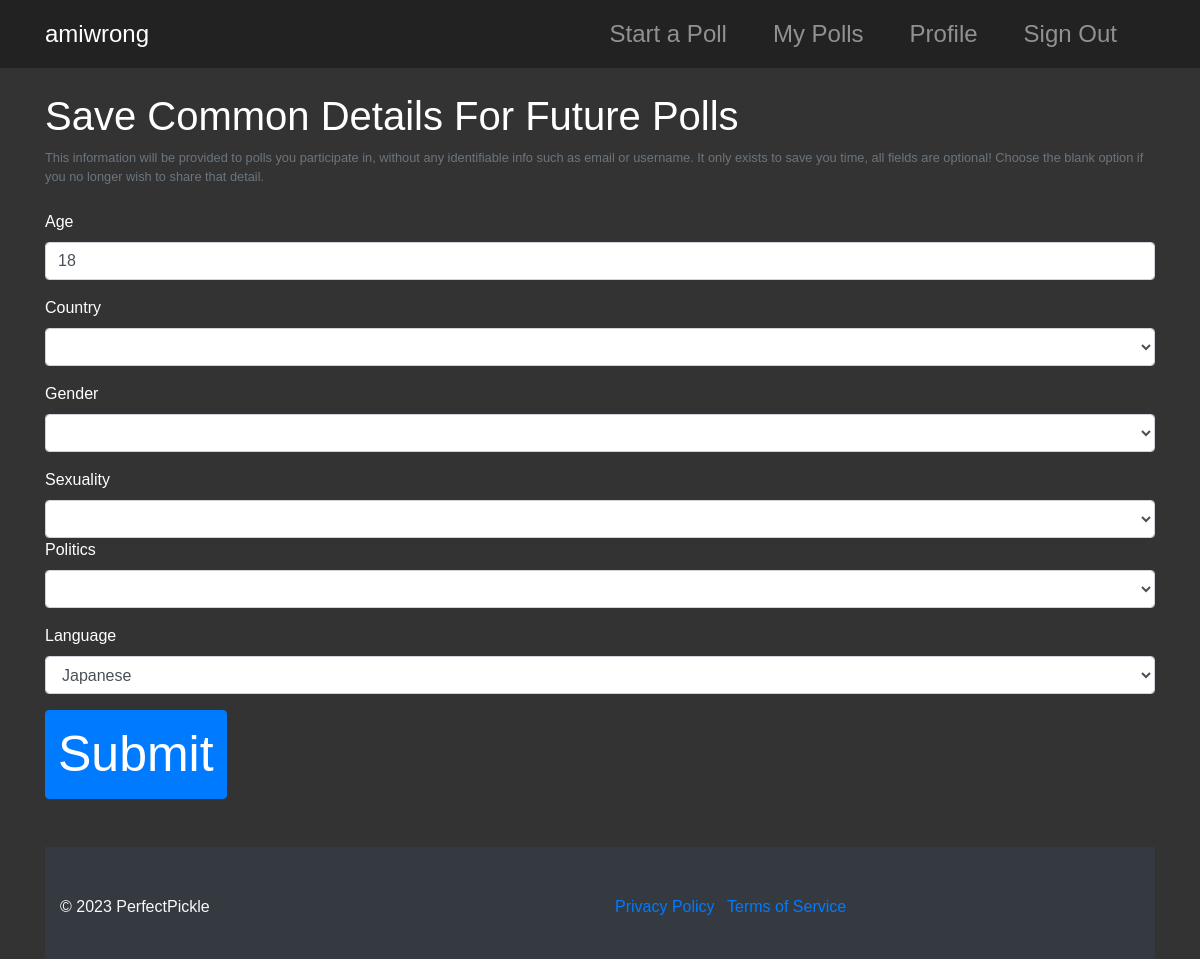
The page /profile (signed in) on the database as committed earlier.
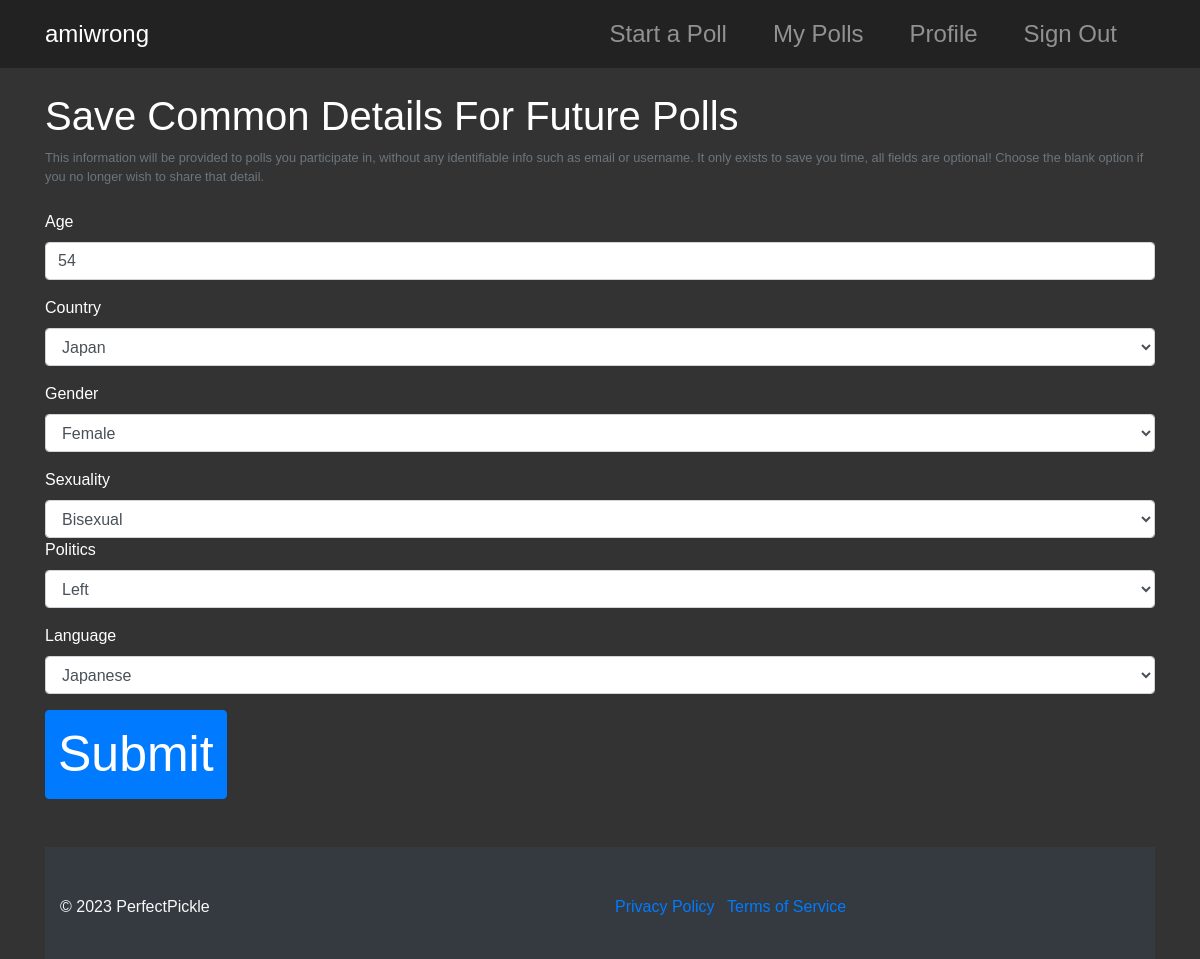
The same page on the database as committed later.
### tables this page shows
CREATE TABLE profiles ( 
    id INTEGER PRIMARY KEY AUTOINCREMENT NOT NULL, 
    creation_date DATETIME NOT NULL DEFAULT CURRENT_TIMESTAMP, 
    user_id INT NOT NULL, 
    age INT, 
    country TEXT,
    race TEXT,
    gender TEXT,
    sexuality TEXT, 
    politics TEXT, 
    language TEXT, 
    FOREIGN KEY (user_id) REFERENCES users(id)
    );

### app.py (the view)
@app.route("/profile", methods=["GET", "POST"])
@login_required
def profile():
    if request.method == "POST":
        age = str(request.form.get("age"))
        try:
            age = int(age)
        except:
            age = None
        if age is not None and age not in range(1, 120):
            flash("Invalid age.")
            return redirect("/profile")
        elif age is None:
            age = "NULL"
        country = str(request.form.get("country"))
        if country not in countries:
            flash("Invalid country.")
            return redirect("/profile")
        if country == "":
            country = "NULL"
        gender = str(request.form.get("gender"))
        if gender not in gender_options:
            flash("No such gender option.")
            return redirect("/profile")
        if gender == "":
            gender = "NULL"
        sexuality = str(request.form.get("sexuality"))
        if sexuality not in sexualities:
            flash("No such sexuality option.")
            return redirect("/profile")
        if sexuality == "":
            sexuality = "NULL"
        politics = str(request.form.get("politics"))
        if politics not in politics_options:
            flash("No such politics option.")
            return redirect("/profile")
        if politics == "":
            politics = "NULL"
        native_language = str(request.form.get("language"))
        if native_language not in languages:
            flash("No such language option.")
            return redirect("/profile")
        if native_language == "":
            native_language = "NULL"
        connection = sqlite3.connect("amiwrong.db")
        cursor = connection.cursor()
        cursor.execute("UPDATE profiles SET age = ?, country = ?, gender = ?, sexuality = ?, politics = ?, language = ? WHERE user_id = ?", (age, country, gender, sexuality, politics, native_language, session["user_id"]))
        connection.commit()
        cursor.close()
        connection.close()
        print("Saved changes to profile")
        return redirect("/profile")
    else:
        connection = sqlite3.connect("amiwrong.db")
        connection.row_factory = sqlite3.Row
        cursor = connection.cursor()
        cursor.execute("SELECT * FROM profiles WHERE user_id = ?", (session["user_id"],))
        row = cursor.fetchone()
        if row:
            age = row['age']
            country = row['country']
            gender = row['gender']
            sexuality = row['sexuality']
            politics = row['politics']
            language = row['language']
        cursor.close()
        connection.close()
        return render_template("profile.html", age=age, country=country, countries=countries, gender=gender, gender_options=gender_options, sexuality=sexuality, sexualities=sexualities, politics=politics, politics_options=politics_options, language=language, languages=languages)

### app.py (called while the page is built)
@app.after_request
def after_request(response):
    response.headers["Cache-Control"] = "no-cache, no-store, must-revalidate, max-age=0"
    response.headers["Expires"] = 0
    response.headers["Pragma"] = "no-cache"
    return response

def login_required(f):
    @wraps(f)
    def decorated_function(*args, **kwargs):
        if session.get("user_id") is None:
            return redirect("/login")
        return f(*args, **kwargs)
    return decorated_function

### templates/profile.html (shortened to what this page needs)
{% extends "layout.html" %} {% block title %} My Profile {% endblock %} {% block
main %}
<h1>Save Common Details For Future Polls</h1>
<small class="form-text text-muted"
  >This information will be provided to polls you participate in, without any
  identifiable info such as email or username. It only exists to save you time,
  all fields are optional! Choose the blank option if you no longer wish to
  share that detail.</small
>
<br />
<form action="/profile" method="post">
  <div class="form-group">
    <label for="age">Age</label>
    <input
      type="text"
      class="form-control"
      id="age"
      name="age"
      placeholder="Your age in years"
      value="{{ age }}"
    />
  </div>
  <div class="form-group">
    <label for="country">Country</label>
    <select class="form-control" id="country" name="country">
      {% for c in countries %}
        <option value="{{ c }}" {% if country == c %}selected{% endif %}>{{ c }}</option>
      {% endfor %}
    </select>
  </div>
  <div class="form-group">
    <label for="gender">Gender</label>
    <select class="form-control" id="gender" name="gender">
      {% for g in gender_options %}
        <option value="{{ g }}" {% if gender == g %}selected{% endif %}>{{ g }}</option>
      {% endfor %}
    </select>
  </div>
  <div class="form-group">
    <label for="sexuality">Sexuality</label>
    <select class="form-control" id="sexuality" name="sexuality">
      {% for s in sexualities %}
        <option value="{{ s }}" {% if sexuality == s %}selected{% endif %}>{{ s }}</option>
      {% endfor %}
    </select>
  <div class="form-group">
    <label for="politics">Politics</label>
    <select class="form-control" id="politics" name="politics">
      {% for p in politics_options %}
        <option value="{{ p }}" {% if politics == p %}selected{% endif %}>{{ p }}</option>
      {% endfor %}
  </select>
  </div>
  <div class="form-group">
    <label for="language">Language</label>
    <select class="form-control" id="language" name="language">
      {% for l in languages %}
        <option value="{{ l }}" {% if language == l %}selected{% endif %}>{{ l }}</option>
      {% endfor %}
    </select>
  </div>
  <button type="submit" class="btn btn-primary">Submit</button>
</form>
<br />
 {% endblock %}

### templates/layout.html (shortened to what this page needs)
<!DOCTYPE html>
<html lang="en">
  <head>
    <link
      rel="stylesheet"
      href="https://maxcdn.bootstrapcdn.com/bootstrap/4.5.2/css/bootstrap.min.css"
    />
    <link rel="stylesheet" href="static/css/styles.css" />
  </head>
  <body>
    <nav class="navbar navbar-expand-lg navbar-dark">
      <div class="container">
        <a class="navbar-brand" href="/">amiwrong</a>
        <div class="collapse navbar-collapse" id="navbarNav">
          {% if session["user_id"] %}
          <ul class="navbar-nav ml-auto">
            <li class="nav-item">
              <a class="nav-link" href="/create">Start a Poll</a>
            </li>
            <li class="nav-item">
              <a class="nav-link" href="/">My Polls</a>
            </li>
            <li class="nav-item">
              <a class="nav-link" href="/profile">Profile</a>
            </li>
            <li class="nav-item">
              <a class="nav-link" href="/signout">Sign Out</a>
            </li>
          </ul>
          {% endif %}
        </div>
      </div>
    </nav>
    <div class="container mt-4">{% block main %}{% endblock %}</div>
    <footer class="mt-5 pt-5 bg-dark text-light py-4">
      <div class="container">
        <div class="row">
          <div class="col-md-6">
            <p>&copy; 2023 PerfectPickle</p>
          </div>
          <div class="col-md-6 text-md-end">
            <ul class="list-inline">
              <li class="list-inline-item"><a href="#">Privacy Policy</a></li>
              <li class="list-inline-item"><a href="#">Terms of Service</a></li>
            </ul>
          </div>
        </div>
      </div>
    </footer>
  </body>
</html>

### static/css/styles.css (style rules this page uses)
.btn { font-size: 50px; }

### templates/layout.html (style rules this page uses)
body { background-color: #333; color: #fff; font-family: "Circular Std", sans-serif; }
.navbar { background-color: #222; }
.navbar-nav, .navbar-brand { font-size: 24px; margin-left: auto; }
.navbar-nav .nav-item { margin-right: 30px; }
.navbar-brand { margin-left: 0; }

Rows that differ between the two databases and show on the page:
changed profiles "Japanese": country (not shown) → "Japan"; gender (not shown) → "Female"; sexuality (not shown) → "Bisexual"; politics (not shown) → "Left"
Other text that changed with them:
form field age: "18" → "54"
